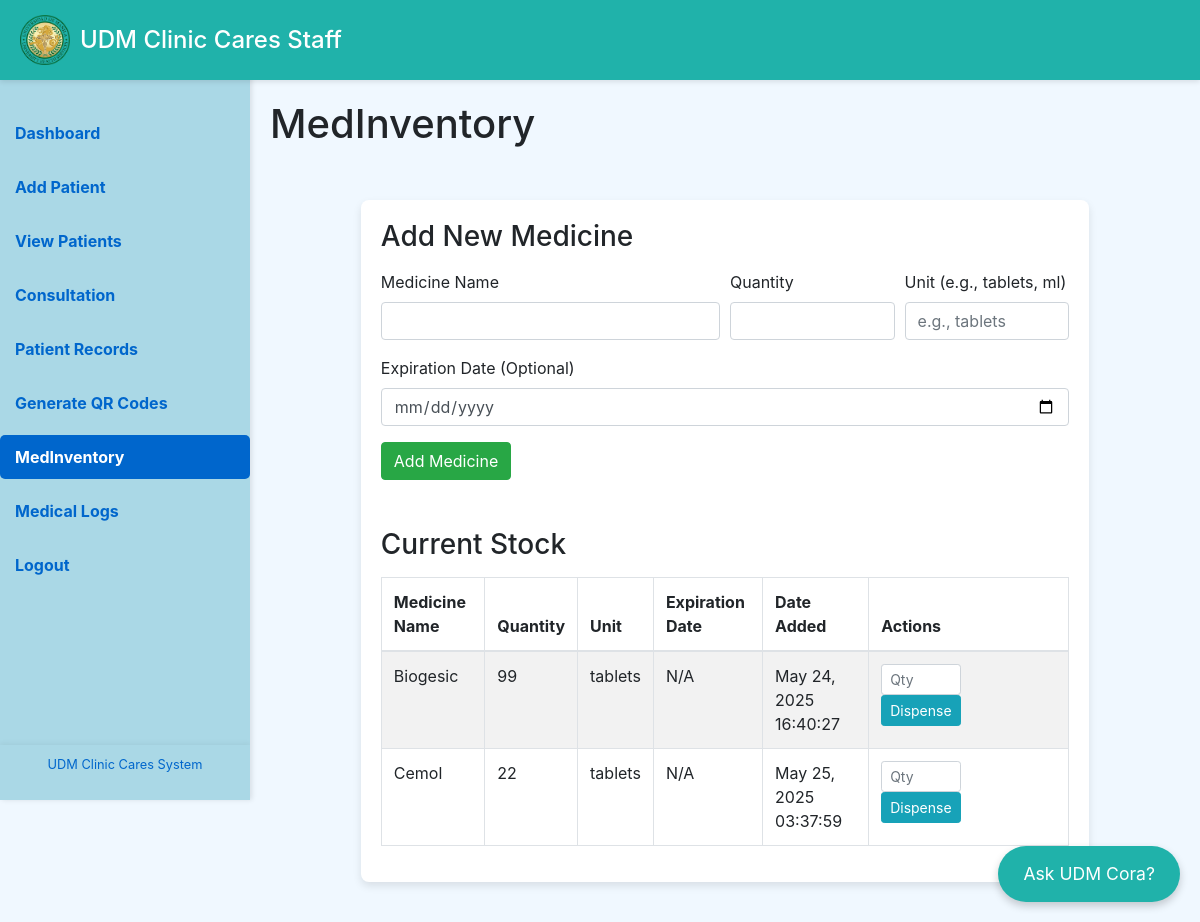
The app's page /staffmedinventory.php (signed in) with its own data.
### tables this page shows
CREATE TABLE `medicine_inventory` (
  `medicine_id` int(11) NOT NULL AUTO_INCREMENT,
  `medicine_name` varchar(255) NOT NULL,
  `quantity` int(11) NOT NULL DEFAULT 0,
  `unit` varchar(50) NOT NULL,
  `expiration_date` date DEFAULT NULL,
  `date_added` datetime DEFAULT current_timestamp(),
  PRIMARY KEY (`medicine_id`)
);

### staffmedinventory.php (the view, shortened to what this page needs)
<?php
$servername = "localhost";
$username = "root";
$password = "";
$database = "clinic_data";
$connection = new mysqli($servername, $username, $password, $database);
function isZeroDate($date_string) {
    return (empty($date_string) || $date_string === '0000-00-00 00:00:00' || $date_string === '0000-00-00');
}
$medicines = [];
$sql_medicines = "SELECT medicine_id, medicine_name, quantity, unit, expiration_date, date_added FROM medicine_inventory ORDER BY medicine_name ASC";
$result_medicines = $connection->query($sql_medicines);
if ($result_medicines->num_rows > 0) {
    while ($row = $result_medicines->fetch_assoc()) {
        $medicines[] = $row;
    }
}
?>
<!DOCTYPE html>
<html lang="en">
<head>
    <link rel="stylesheet" href="assets/css/v2/bootstrap.min.css">
    <link rel="stylesheet" href="assets/css/v2/all.min.css">
</head>
<body>
    <div class="sidebar" id="mySidebar">
        <a href="staffdashboard.php">Dashboard</a>
        <a href="staffaddpatient.php">Add Patient</a>
        <a href="staffviewpatient.php">View Patients</a>
        <a href="stafffrontconsult.php">Consultation</a>
        <a href="staffrecordTable.php">Patient Records</a>
        <a href="staffgenerate_qr_codes.php">Generate QR Codes</a>
        <a href="staffmedinventory.php" class="active">MedInventory</a>
        <a href="staffmedilog.php">Medical Logs</a>
        <a href="stafflogout.php">Logout</a>
        <div class="sidebar-footer text-center">
            <p>UDM Clinic Cares System</p>
        </div>
    </div>
    <div class="header">
        <img src="images/UDMCLINIC_LOGO.png" alt="Logo" class="logo">
        <h1>UDM Clinic Cares Staff</h1>
    </div>
    <div class="main-content" id="mainContent">
        <div class="d-flex justify-content-between align-items-center mb-4">
            <h1>MedInventory</h1>
        </div>
        <div class="container mt-1">
            <div class="row justify-content-center">
                <div class="col-md-10">
                    <div class="inventory-card">
                        <h3 class="mb-3">Add New Medicine</h3>
                        <form action="staffmedinventory.php" method="POST" class="mb-5">
                            <div class="form-row">
                                <div class="form-group col-md-6">
                                    <label for="medicine_name">Medicine Name</label>
                                    <input type="text" class="form-control" id="medicine_name" name="medicine_name" required>
                                </div>
                                <div class="form-group col-md-3">
                                    <label for="medicine_quantity">Quantity</label>
                                    <input type="number" class="form-control" id="medicine_quantity" name="medicine_quantity" min="0" required>
                                </div>
                                <div class="form-group col-md-3">
                                    <label for="medicine_unit">Unit (e.g., tablets, ml)</label>
                                    <input type="text" class="form-control" id="medicine_unit" name="medicine_unit" placeholder="e.g., tablets" required>
                                </div>
                            </div>
                            <div class="form-group">
                                <label for="expiration_date">Expiration Date (Optional)</label>
                                <input type="date" class="form-control" id="expiration_date" name="expiration_date">
                            </div>
                            <button type="submit" class="btn btn-success">Add Medicine</button>
                        </form>
                        <h3 class="mb-3">Current Stock</h3>
                        <div class="table-responsive">
                            <table class="table table-bordered table-striped">
                                <thead>
                                    <tr>
                                        <th>Medicine Name</th>
                                        <th>Quantity</th>
                                        <th>Unit</th>
                                        <th>Expiration Date</th>
                                        <th>Date Added</th>
                                        <th style="width: 200px;">Actions</th> </tr>
                                </thead>
                                <tbody>
                                    <?php if (!empty($medicines)): ?>
                                        <?php foreach ($medicines as $medicine): ?>
                                            <tr>
                                                <td><?= htmlspecialchars($medicine['medicine_name']) ?></td>
                                                <td id="quantity_<?= $medicine['medicine_id'] ?>"><?= htmlspecialchars($medicine['quantity']) ?></td>
                                                <td><?= htmlspecialchars($medicine['unit']) ?></td>
                                                <td><?= $medicine['expiration_date'] ? htmlspecialchars(date('M d, Y', strtotime($medicine['expiration_date']))) : 'N/A' ?></td>
                                                <td><?= !isZeroDate($medicine['date_added']) ? htmlspecialchars(date('M d, Y H:i:s', strtotime($medicine['date_added']))) : 'N/A' ?></td>
                                                <td>
                                                    <div class="d-flex align-items-center">
                                                        <form action="staffmedinventory.php" method="POST" class="form-inline d-inline mr-2" onsubmit="return confirm('Are you sure you want to dispense this medicine?');">
                                                            <input type="number" name="dispense_quantity" class="form-control form-control-sm mr-2" placeholder="Qty" min="1" required style="width: 80px;">
                                                            <button type="submit" class="btn btn-sm btn-info">Dispense</button>
                                                        </form>
                                                    </div>
                                                </td>
                                            </tr>
                                        <?php endforeach; ?>
                                    <?php else: ?>
                                        <tr>
                                            <td colspan="6">No medicines in inventory.</td>
                                        </tr>
                                    <?php endif; ?>
                                </tbody>
                            </table>
                        </div>
                    </div>
                </div>
            </div>
        </div>
    </div>
    <button class="chatbot-button" onclick="toggleChatbotPopover()">Ask UDM Cora?</button>
</body>
</html>

### staffmedinventory.php (style rules this page uses)
body { background-color: #f0f8ff; margin: 0; overflow-x: hidden; }
.header { position: fixed; top: 0; left: 0; width: 100%; height: 80px; background-color: #20B2AA; color: white; display: flex; align-items: center; padding: 0 20px; z-index: 1000; box-shadow: 0 2px 5px rgba(0, 0, 0, 0.1); box-sizing: border-box; }
.header .logo { width: 50px; height: auto; margin-right: 10px; }
.header h1 { margin: 0; font-size: 24px; }
.sidebar { background-color: #aad8e6; height: 100vh; width: 250px; position: fixed; top: 0; left: 0; padding-top: 111px; box-shadow: 2px 0 5px rgba(0, 0, 0, 0.1); z-index: 999; box-sizing: border-box; overflow-y: auto; transition: left 0.3s ease-in-out; }
.sidebar a { display: block; color: #0066cc; padding: 10px 15px; margin-bottom: 10px; border-radius: 5px; text-decoration: none; font-weight: bold; transition: background-color 0.3s ease, color 0.3s ease; }
.sidebar .active { background-color: #0066cc; color: white; }
.sidebar-footer { position: absolute; bottom: 0; width: 100%; background-color: #aad8e6; color: #0066cc; padding: 10px 0; font-size: 0.8rem; box-shadow: 0 -2px 5px rgba(0, 0, 0, 0.05); }
.main-content { margin-left: 250px; padding: 20px; margin-top: 80px; width: calc(100% - 250px); box-sizing: border-box; min-height: calc(100vh - 80px); transition: margin-left 0.3s ease-in-out, width 0.3s ease-in-out; }
.inventory-card { background-color: #ffffff; border-radius: 8px; box-shadow: 0 4px 8px rgba(0, 0, 0, 0.1); padding: 20px; margin-top: 20px; margin-bottom: 20px; }
.chatbot-button { position: fixed; bottom: 20px; right: 20px; background-color: #20B2AA; color: white; border: none; border-radius: 50px; padding: 15px 25px; font-size: 1.1rem; box-shadow: 0 4px 8px rgba(0, 0, 0, 0.2); cursor: pointer; z-index: 1000; display: flex; align-items: center; justify-content: center; transition: background-color 0.3s ease; }

### records on screen
medicine_inventory: medicine_name "Biogesic", quantity "99", unit "tablets", shows "N/A", date_added "May 24, 2025 16:40:27"
medicine_inventory: medicine_name "Cemol", quantity "22", unit "tablets", shows "N/A", date_added "May 25, 2025 03:37:59"
